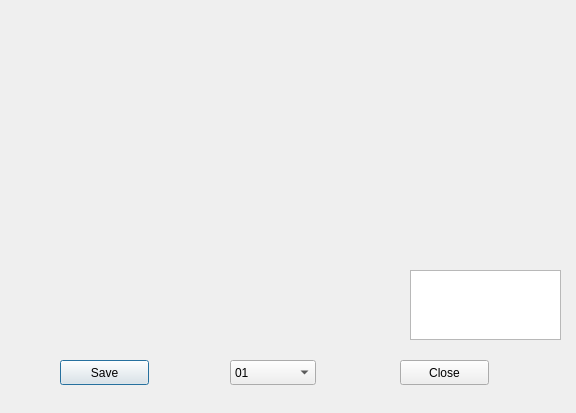
<?xml version="1.0" encoding="UTF-8"?>
<ui version="4.0">
 <class>register_Dialog</class>
 <widget class="QDialog" name="register_Dialog">
  <property name="geometry">
   <rect>
    <x>0</x>
    <y>0</y>
    <width>576</width>
    <height>413</height>
   </rect>
  </property>
  <property name="windowTitle">
   <string>Dialog</string>
  </property>
  <widget class="QWidget" name="verticalLayoutWidget">
   <property name="geometry">
    <rect>
     <x>0</x>
     <y>20</y>
     <width>381</width>
     <height>331</height>
    </rect>
   </property>
   <layout class="QVBoxLayout" name="verticalLayout">
    <item>
     <widget class="QLabel" name="re_img_label">
      <property name="text">
       <string/>
      </property>
     </widget>
    </item>
   </layout>
  </widget>
  <widget class="QPushButton" name="re_Save_pushButton">
   <property name="geometry">
    <rect>
     <x>60</x>
     <y>360</y>
     <width>89</width>
     <height>25</height>
    </rect>
   </property>
   <property name="text">
    <string>Save</string>
   </property>
  </widget>
  <widget class="QComboBox" name="comboBox">
   <property name="geometry">
    <rect>
     <x>230</x>
     <y>360</y>
     <width>86</width>
     <height>25</height>
    </rect>
   </property>
   <item>
    <property name="text">
     <string>01</string>
    </property>
   </item>
   <item>
    <property name="text">
     <string>02</string>
    </property>
   </item>
   <item>
    <property name="text">
     <string>03</string>
    </property>
   </item>
   <item>
    <property name="text">
     <string>04</string>
    </property>
   </item>
  </widget>
  <widget class="QTextEdit" name="Test_textEdit">
   <property name="geometry">
    <rect>
     <x>410</x>
     <y>270</y>
     <width>151</width>
     <height>70</height>
    </rect>
   </property>
  </widget>
  <widget class="QPushButton" name="Close_pushButton">
   <property name="geometry">
    <rect>
     <x>400</x>
     <y>360</y>
     <width>89</width>
     <height>25</height>
    </rect>
   </property>
   <property name="text">
    <string>Close</string>
   </property>
  </widget>
 </widget>
 <resources/>
 <connections/>
</ui>
